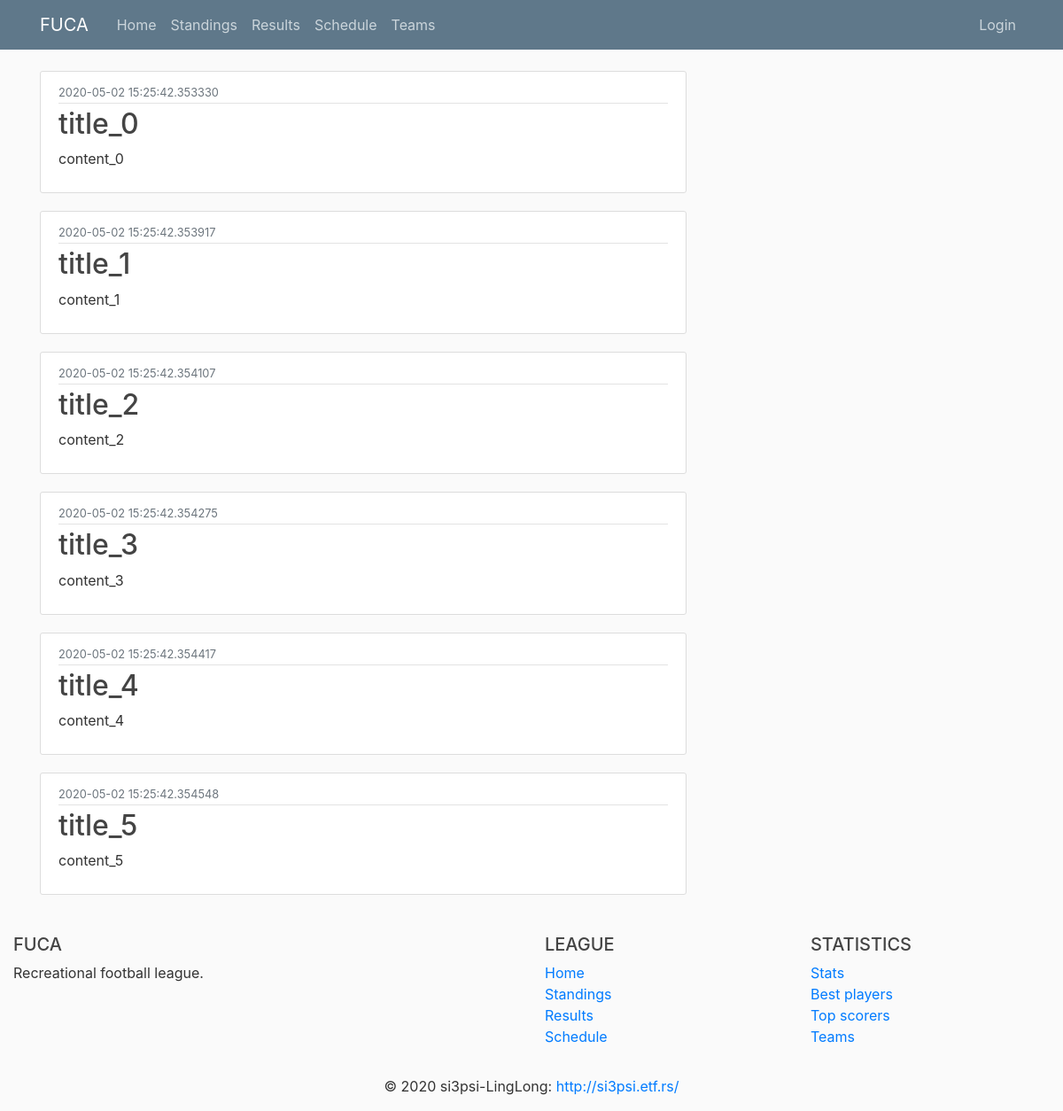
Page /home on the earlier database version.
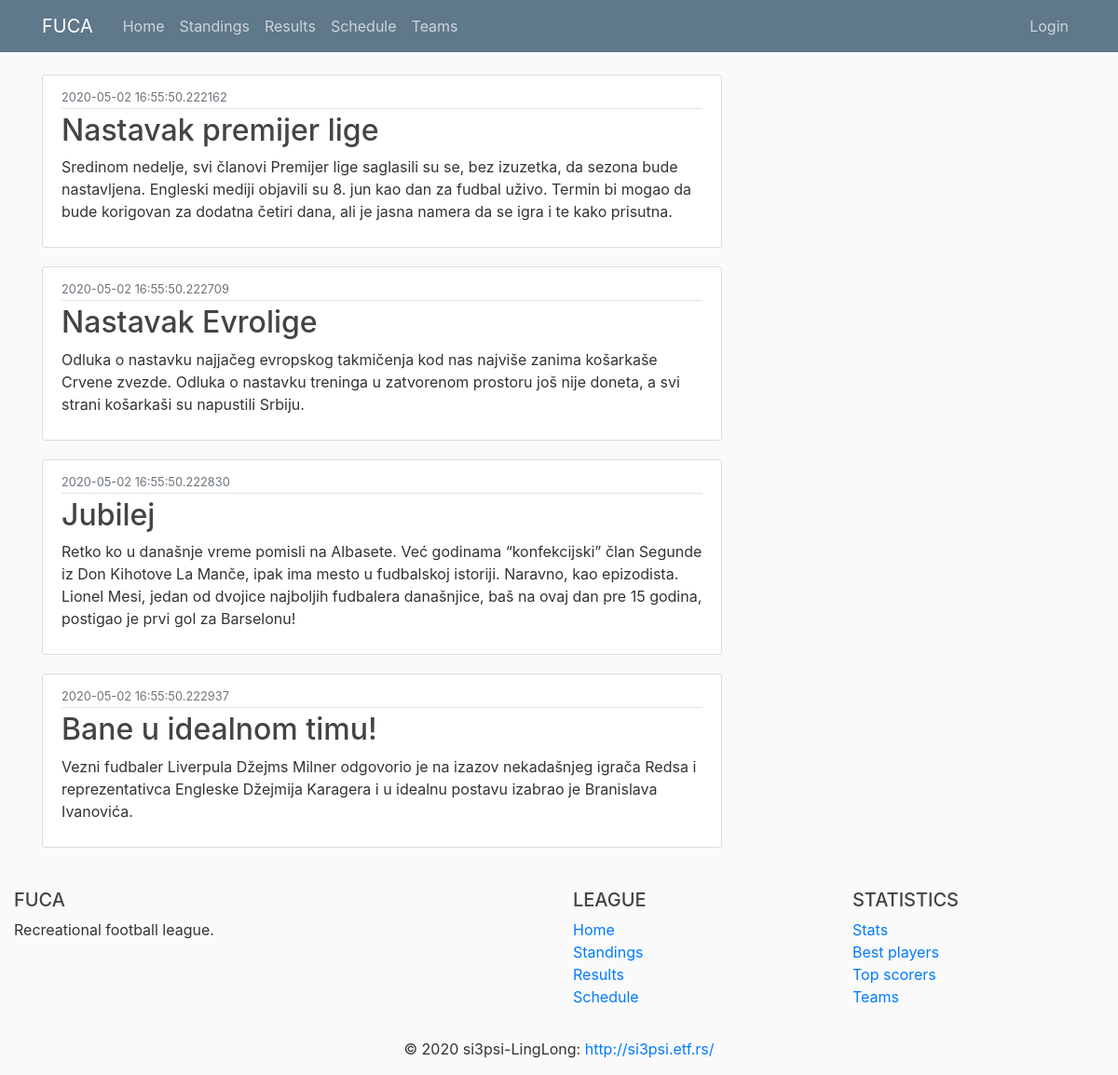
Same page on the later database version.
### fuca/models.py (models this page shows, shortened)
class News(db.Model):
    __tablename__ = 'news'
    id          = db.Column(db.Integer,     primary_key=True)
    date        = db.Column(db.DateTime,    nullable=False, default=datetime.utcnow)
    title       = db.Column(db.String(100), nullable=False)
    content     = db.Column(db.Text,        nullable=False)
    def jinja_dict(self):
        return {'title'         : self.title,
                'content'       : self.content,
                'date'          : str(self.date),
                'id'            : self.id}

### fuca/routes/home_routes.py (the view)
@app.route("/")
@app.route("/home")
def home():
    news_db = News.query.all()
    news_list = [news.jinja_dict() for news in news_db]
    return render_template('home/home.html', newslist=news_list)

### fuca/templates/home/home.html
{% extends 'home/layout.html' %}
{% block content %}
    {% for news in newslist %}
        <article class="media content-section">
            <div class="media-body">
            <div class="article-metadata">
                <small class="text-muted">{{ news.date }}</small>
            </div>
            <h2 class="article-title">{{ news.title }}</h2>
            <p class="article-content">{{ news.content }}</p>
            </div>
        </article>
    {% endfor %}
{% endblock content %}

Differences in the rows shown:
removed News: date "2020-05-02 15:25:42.353330", title "title_0", content "content_0"
removed News: date "2020-05-02 15:25:42.353917", title "title_1", content "content_1"
removed News: date "2020-05-02 15:25:42.354107", title "title_2", content "content_2"
removed News: date "2020-05-02 15:25:42.354275", title "title_3", content "content_3"
removed News: date "2020-05-02 15:25:42.354417", title "title_4", content "content_4"
removed News: date "2020-05-02 15:25:42.354548", title "title_5", content "content_5"
added News: date "2020-05-02 16:55:50.222162", title "Nastavak premijer lige", content "Sredinom nedelje, svi članovi Premijer lige saglasili su se, bez izuzetka, da sezona bude nastavljena. Engleski mediji objavili su 8. jun kao dan za fudbal uživo. Termin bi mogao da bude korigovan za dodatna četiri dana, ali je jasna namera da se igra i te kako prisutna."
added News: date "2020-05-02 16:55:50.222709", title "Nastavak Evrolige", content "Odluka o nastavku najjačeg evropskog takmičenja kod nas najviše zanima košarkaše Crvene zvezde. Odluka o nastavku treninga u zatvorenom prostoru još nije doneta, a svi strani košarkaši su napustili Srbiju."
added News: date "2020-05-02 16:55:50.222830", title "Jubilej", content "Retko ko u današnje vreme pomisli na Albasete. Već godinama “konfekcijski” član Segunde iz Don Kihotove La Manče, ipak ima mesto u fudbalskoj istoriji. Naravno, kao epizodista. Lionel Mesi, jedan od dvojice najboljih fudbalera današnjice, baš na ovaj dan pre 15 godina, postigao je prvi gol za Barselonu!"
added News: date "2020-05-02 16:55:50.222937", title "Bane u idealnom timu!", content "Vezni fudbaler Liverpula Džejms Milner odgovorio je na izazov nekadašnjeg igrača Redsa i reprezentativca Engleske Džejmija Karagera i u idealnu postavu izabrao je Branislava Ivanovića."
